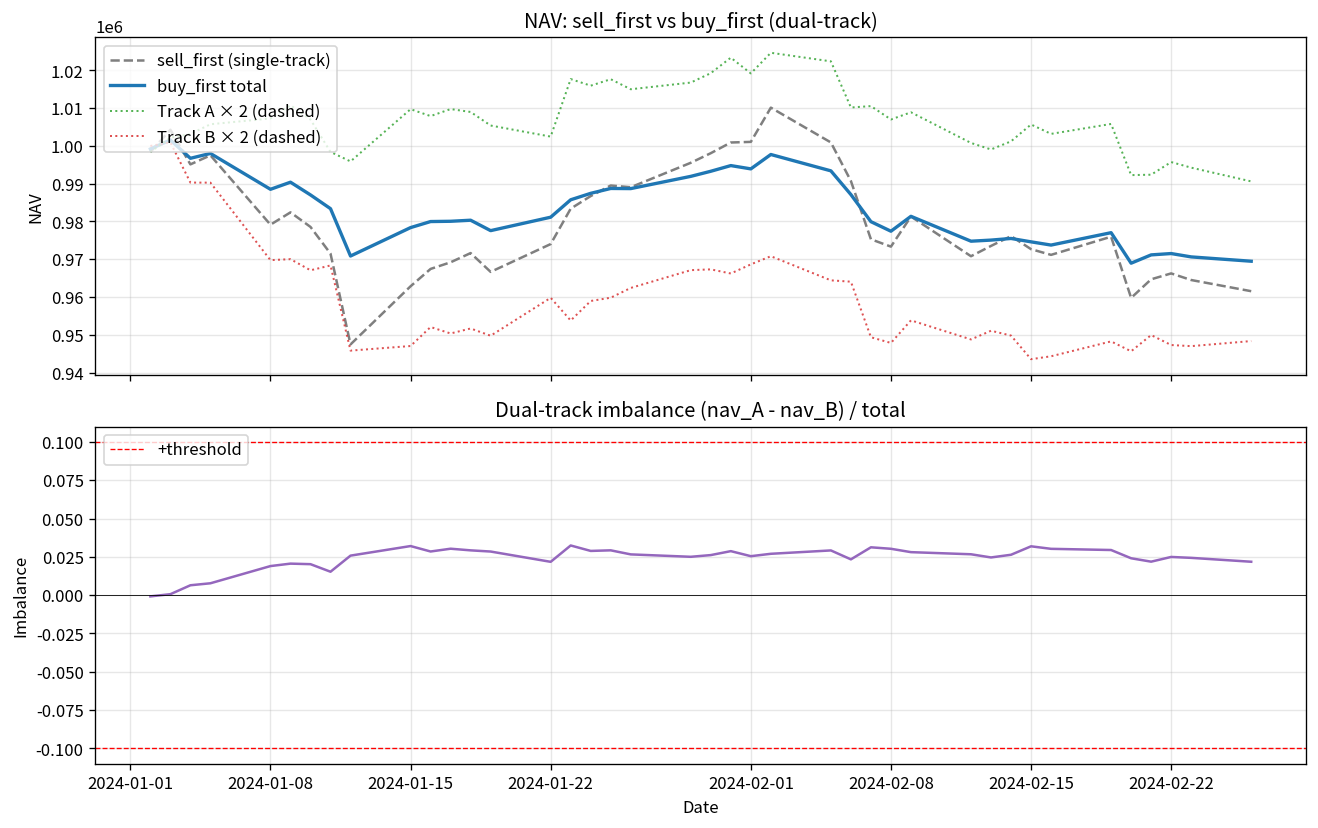

The Python source for this figure:
"""
dual_track_example.py
====================

演示 v1.3.0 新增的 **双轨（dual-track）现金回测**。

背景：
- 当 buy_price（如 10:00 VWAP）时段早于 sell_price（如 14:50 VWAP）时段时，
  单轨"先卖后买"回测会隐含地用当日尚未发生的卖出所得进行买入，
  违反 A 股 T+1 的真实物理时序。
- v1.3.0 引入 `execution_order='buy_first'` 双轨模式：将 initial_capital
  均分为两个逻辑资金池 A / B，每日 A、B 轮换角色（一条买入 signal_today、
  另一条清仓上一次持仓），每条 track 持有周期为 1 天，天然满足 T+1。

本例：
1. 构造一个 30 个交易日、10 只股票的合成数据集
2. 分别用 `execution_order='sell_first'`（单轨）与 `'buy_first'`（双轨）跑回测
3. 打印两者的关键指标对比
4. 若 matplotlib 可用，画出两条 track 的 NAV 与不平衡度
"""

from __future__ import annotations

import os
import sys

import numpy as np
import pandas as pd

# 允许在源码目录下直接运行
_ROOT = os.path.dirname(os.path.dirname(os.path.abspath(__file__)))
sys.path.insert(0, os.path.join(_ROOT, "src"))

from GeneralBacktest import GeneralBacktest


def build_synthetic_data(n_days: int = 30, n_assets: int = 10, seed: int = 42):
    """构造小规模合成数据（日频价格 + 每日随机 5 只股票的信号）。"""
    rng = np.random.default_rng(seed)
    dates = pd.bdate_range("2024-01-02", periods=n_days)
    assets = [f"s{i:02d}" for i in range(n_assets)]

    # 价格：以 10 为基础，加漂移与噪声
    price_rows = []
    base = {a: 10.0 + rng.random() * 5 for a in assets}
    for d in dates:
        for a in assets:
            # 布朗漂移
            base[a] *= 1.0 + rng.normal(0, 0.015)
            p = max(base[a], 1.0)
            vwap10 = p * (1 + rng.normal(0, 0.003))        # 10:00 VWAP
            vwap1450 = p * (1 + rng.normal(0, 0.003))      # 14:50 VWAP
            close = p * (1 + rng.normal(0, 0.004))
            price_rows.append({
                "date": d, "code": a,
                "vwap_1000": vwap10,
                "vwap_1450": vwap1450,
                "close": close,
            })
    price_data = pd.DataFrame(price_rows)

    # 信号：每日随机 5 只股票等权
    weight_rows = []
    for d in dates:
        chosen = rng.choice(assets, size=5, replace=False)
        for a in chosen:
            weight_rows.append({"date": d, "code": a, "weight": 1.0})
    weights_data = pd.DataFrame(weight_rows)

    return weights_data, price_data


def summarize(results: dict, tag: str) -> dict:
    """打印并返回单次回测的关键指标。"""
    m = results["metrics"]
    print(f"\n===== {tag} =====")
    print(f"  最终 NAV:       {results['nav_series'].iloc[-1]:,.2f}")
    print(f"  累计收益率:     {m.get('累计收益率', float('nan')):.2%}")
    print(f"  年化收益率:     {m.get('年化收益率', float('nan')):.2%}")
    print(f"  年化波动率:     {m.get('年化波动率', float('nan')):.2%}")
    print(f"  夏普比率:       {m.get('夏普比率', float('nan')):.3f}")
    print(f"  最大回撤:       {m.get('最大回撤', float('nan')):.2%}")
    print(f"  平均现金占比:   {m.get('平均现金占比', float('nan')):.2%}")
    if "最大不平衡度" in m:
        print(f"  最大不平衡度:   {m['最大不平衡度']:.2%}")
        print(f"  平均不平衡度:   {m['平均不平衡度']:.2%}")
        print(f"  再平衡次数:     {m['再平衡次数']}")
    return m


def main():
    print("Building synthetic dataset...")
    weights_data, price_data = build_synthetic_data(n_days=40, n_assets=10, seed=2024)

    start = str(price_data["date"].min().date())
    end = str(price_data["date"].max().date())

    # ---------- 1. 单轨（sell_first，legacy） ----------
    bt1 = GeneralBacktest(start_date=start, end_date=end)
    res_sf = bt1.run_backtest_with_cash(
        weights_data=weights_data,
        price_data=price_data,
        initial_capital=1_000_000,
        buy_price="vwap_1000",
        sell_price="vwap_1450",
        close_price_col="close",
        lot_size=100,
        transaction_cost=[0.001, 0.001],
        slippage=0.0,
        execution_order="sell_first",   # legacy 单轨
    )
    m_sf = summarize(res_sf, "sell_first (legacy single-track)")

    # ---------- 2. 双轨（buy_first） ----------
    bt2 = GeneralBacktest(start_date=start, end_date=end)
    res_bf = bt2.run_backtest_with_cash(
        weights_data=weights_data,
        price_data=price_data,
        initial_capital=1_000_000,
        buy_price="vwap_1000",
        sell_price="vwap_1450",
        close_price_col="close",
        lot_size=100,
        transaction_cost=[0.001, 0.001],
        slippage=0.0,
        execution_order="buy_first",
        dual_track_config={
            "imbalance_threshold": 0.10,
            "rebalance_gain": 0.5,
            "initial_split": 0.5,
            "first_buy_track": "A",
        },
    )
    m_bf = summarize(res_bf, "buy_first (dual-track)")

    # ---------- 3. 对比表 ----------
    keys = [
        "累计收益率", "年化收益率", "年化波动率", "夏普比率", "最大回撤",
        "平均现金占比", "订单总数",
    ]
    print("\n===== Comparison (sell_first vs buy_first) =====")
    print(f"{'metric':<16} | {'sell_first':>12} | {'buy_first':>12}")
    print("-" * 48)
    for k in keys:
        v1 = m_sf.get(k, float("nan"))
        v2 = m_bf.get(k, float("nan"))
        if k in ("订单总数",):
            print(f"{k:<16} | {v1:>12} | {v2:>12}")
        elif "率" in k or "回撤" in k:
            print(f"{k:<16} | {v1:>12.2%} | {v2:>12.2%}")
        else:
            print(f"{k:<16} | {v1:>12.3f} | {v2:>12.3f}")

    # 双轨专属
    print(f"{'最大不平衡度':<16} | {'-':>12} | {m_bf['最大不平衡度']:>12.2%}")
    print(f"{'再平衡次数':<16} | {'-':>12} | {int(m_bf['再平衡次数']):>12}")

    # ---------- 4. 可视化（可选） ----------
    try:
        import matplotlib
        matplotlib.use("Agg")
        import matplotlib.pyplot as plt

        # 中文字体（服务器上 Noto Sans CJK SC）
        plt.rcParams.update({
            "font.sans-serif": ["Noto Sans CJK SC", "SimHei", "DejaVu Sans"],
            "axes.unicode_minus": False,
        })

        fig, axes = plt.subplots(2, 1, figsize=(11, 7), sharex=True)

        # 上：两种模式的总 NAV
        axes[0].plot(res_sf["nav_series"].index, res_sf["nav_series"].values,
                     label="sell_first (single-track)", color="#7f7f7f",
                     linestyle="--", linewidth=1.5)
        axes[0].plot(res_bf["nav_series"].index, res_bf["nav_series"].values,
                     label="buy_first total", color="#1f77b4", linewidth=2)
        axes[0].plot(res_bf["track_a"]["nav_series"].index,
                     res_bf["track_a"]["nav_series"].values * 2,
                     label="Track A × 2 (dashed)", color="#2ca02c",
                     linestyle=":", linewidth=1.2, alpha=0.8)
        axes[0].plot(res_bf["track_b"]["nav_series"].index,
                     res_bf["track_b"]["nav_series"].values * 2,
                     label="Track B × 2 (dashed)", color="#d62728",
                     linestyle=":", linewidth=1.2, alpha=0.8)
        axes[0].set_title("NAV: sell_first vs buy_first (dual-track)")
        axes[0].set_ylabel("NAV")
        axes[0].legend(loc="upper left")
        axes[0].grid(alpha=0.3)

        # 下：双轨不平衡度
        imb = res_bf["imbalance_series"].set_index("date")["imbalance"]
        axes[1].plot(imb.index, imb.values, color="#9467bd", linewidth=1.5)
        axes[1].axhline(0.10, color="red", linestyle="--", linewidth=0.8,
                        label="+threshold")
        axes[1].axhline(-0.10, color="red", linestyle="--", linewidth=0.8)
        axes[1].axhline(0.0, color="black", linewidth=0.5)

        # 标记 rebalance 事件
        if len(res_bf["rebalance_events"]) > 0:
            for _, ev in res_bf["rebalance_events"].iterrows():
                axes[1].axvline(ev["date"], color="orange", alpha=0.35,
                                linewidth=0.8)
        axes[1].set_title("Dual-track imbalance (nav_A - nav_B) / total")
        axes[1].set_ylabel("Imbalance")
        axes[1].set_xlabel("Date")
        axes[1].legend(loc="upper left")
        axes[1].grid(alpha=0.3)

        out_path = os.path.join(os.path.dirname(__file__), "dual_track_example.png")
        plt.tight_layout()
        plt.savefig(out_path, dpi=120, bbox_inches="tight")
        plt.close(fig)
        print(f"\nSaved plot -> {out_path}")

    except Exception as e:  # noqa: BLE001
        print(f"\n(Skip plotting: {e})")


if __name__ == "__main__":
    main()
